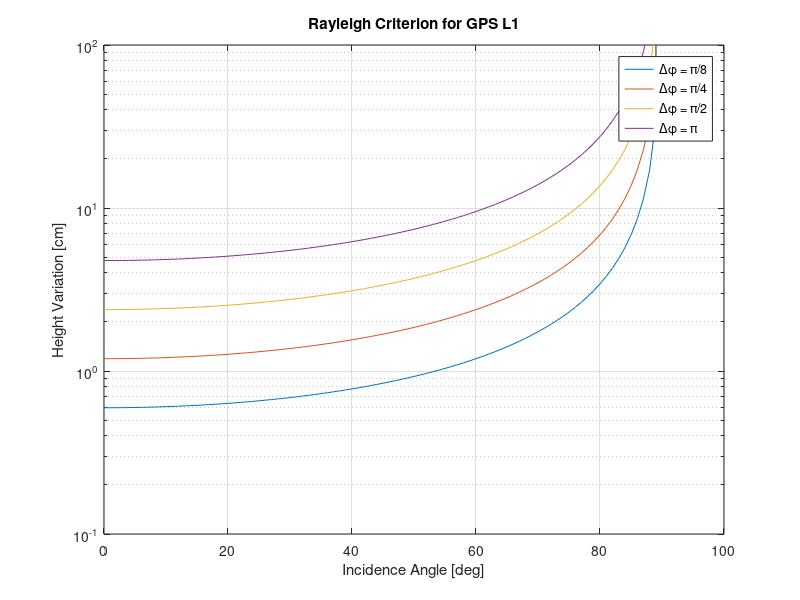

MATLAB code for this plot:
clear; close; clc
c=3e8;
f=1575.42e6;
lambda=c/f;
theta=0:1:90;
figure
for phase=[pi/8 pi/4 pi/2 pi]
    h=lambda/4/pi*phase./cos(deg2rad(theta)).*100;
    semilogy(theta,h)
    hold on
end
grid on
legend('\Delta\phi = \pi/8', '\Delta\phi = \pi/4', '\Delta\phi = \pi/2', '\Delta\phi = \pi', 'Location', 'best')
xlabel('Incidence Angle [deg]')
ylabel('Height Variation [cm]')
ylim([0.1,100])
title('Rayleigh Criterion for GPS L1')
